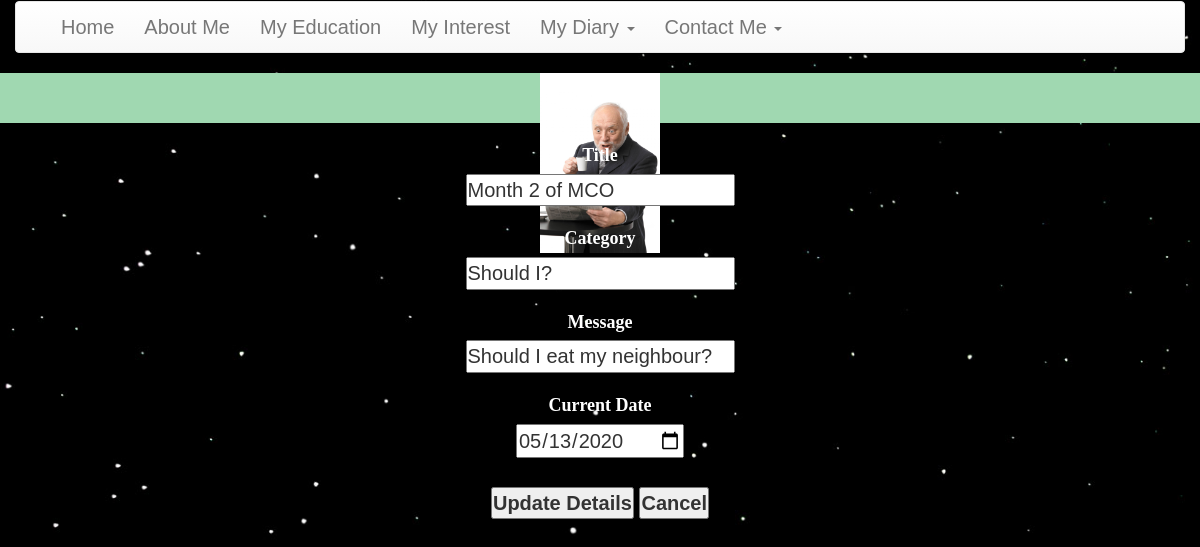
The page /cms/edit_diary.php?edit_id=2 on the database its author committed.
### tables this page shows
CREATE TABLE IF NOT EXISTS `se_1703648_diary` (
  `id` int(11) NOT NULL AUTO_INCREMENT,
  `Title` varchar(255) DEFAULT NULL,
  `Category` varchar(255) DEFAULT NULL,
  `Message` text DEFAULT NULL,
  `CurrentDate` date DEFAULT current_timestamp(),
  `status` enum('0','1') DEFAULT NULL,
  PRIMARY KEY (`id`)
);

### cms/edit_diary.php (the view, shortened to what this page needs)
<?php include 'include/header.php'; ?>
<?php include 'include/nav.php'; ?>
<?php
include_once 'dbconfig.php';
if(isset($_GET['edit_id']))
{
 $sql_query="SELECT * FROM se_1703648_diary WHERE id=".$_GET['edit_id'];
 $result_set=mysqli_query($con,$sql_query);
 $fetched_row=mysqli_fetch_array($result_set,MYSQLI_ASSOC);
}
  ?>
<!DOCTYPE html PUBLIC "-//W3C//DTD XHTML 1.0 Transitional//EN" "http://www.w3.org/TR/xhtml1/DTD/xhtml1-transitional.dtd">
<html xmlns="http://www.w3.org/1999/xhtml">
<head>
<link rel="stylesheet" href="style.css" type="text/css" />
</head>
<body>
<center>
<div id="header">
 <div id="content">
<img src="/img/try.jpg" width=10%> </>
    </div>
</div>
<div class="form-container">
    <form method="post" enctype="multipart/form-data" >
            <div class="input-row">
                <label style="padding-top: 20px; color: white; font-size: 18px; font-family: Verdana;">Title</label> <br /> <input
                    type="text" class="input-field" name="Title"
                    id="Title"  value="<?php echo $fetched_row['Title'] ?>"/>
            </div>
            <div class="input-row">
                <label style="padding-top: 20px; color: white; font-size: 18px; font-family: Verdana;">Category</label> <br /> <input
                    type="text" class="input-field" name="Category"
                    id="Category" value="<?php echo $fetched_row['Category'] ?>"/>
            </div>
            <div class="input-row">
                <label style="padding-top: 20px; color: white; font-size: 18px; font-family: Verdana;">Message</label> <br /> <input
                    type="text" class="input-field" name="Message"
                    id="Message" value="<?php echo $fetched_row['Message'] ?>"/>
            </div>
            <div class="input-row">
                <label style="padding-top: 20px; color: white; font-size: 18px; font-family: Verdana;">Current Date</label> <br /> <input
                    type="date" class="input-field" name="CurrentDate"
                    id="CurrentDate" value="<?php echo $fetched_row['CurrentDate'] ?>"/>
            </div>
<br>
<button type="submit" name="btn-update"><strong>Update Details</strong></button>
    <button type="submit" name="btn-cancel"><strong>Cancel</strong></button>
    </form>
    </div>
<br>
</center>
</body>
</html>

### cms/css/styles.css (style rules this page uses)
* { margin:0; padding:0; }
body { background:#f9f9f9; font-family:"Courier New", Courier, monospace; }
#header { width:100%; height:50px; background:#A0D8B1; color:#f9f9f9; font-family:"Lucida Sans Unicode", "Lucida Grande", sans-serif; font-size:35px; text-align:center; }

### lab7_crud/style.css (style rules this page uses)
body { font-family: "Trebuchet MS", Arial, Helvetica, sans-serif; border-collapse: collapse; width: 100%; font-size: 20px; }

### cms/include/nav.php (style rules this page uses)
body { background-image: url("img/dark.jpg"); background-repeat: no-repeat; background-size: cover; }

### rows shown on the page
se_1703648_diary: Title "Month 2 of MCO", Category "Should I?", Message "Should I eat my neighbour?", CurrentDate "05/13/2020"
